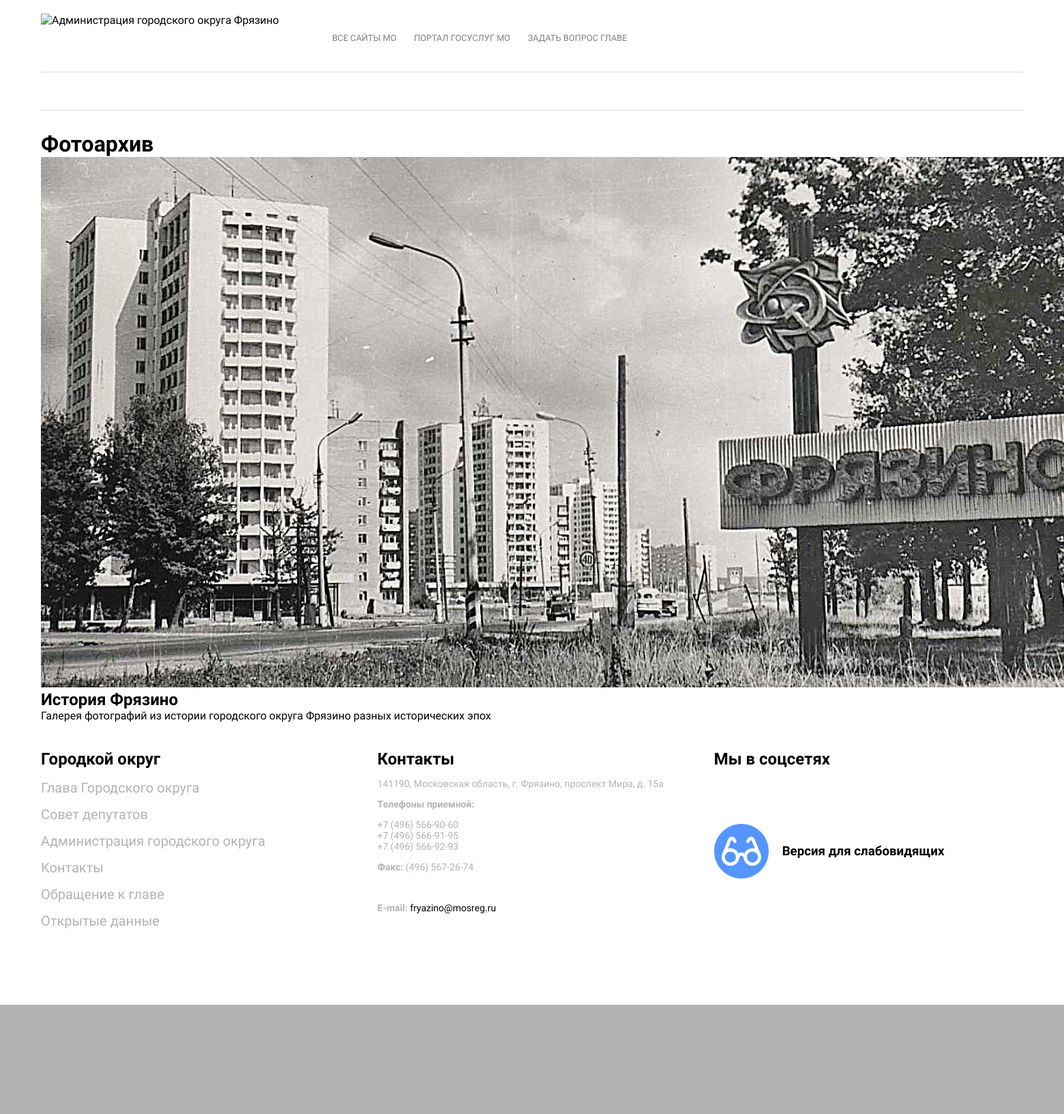
Page /galery/ on the committed database.
### photogalery/models.py (models this page shows, shortened)
class Galery(models.Model):
	title = models.CharField(max_length=50, verbose_name='Наименование галери')
	slug = models.SlugField(max_length=50, verbose_name='URL', unique=True)
	description = models.TextField(verbose_name='Описание галери')
	active = models.BooleanField(verbose_name='Актвиная галерея', default=True)
	created = models.DateTimeField(verbose_name='Дата создания', auto_now_add=True)
	modifed = models.DateTimeField(verbose_name='Дата изменения', auto_now=True)
	class Meta:
		verbose_name='Галерея'
		verbose_name_plural = 'Галереи'
		ordering = ['created',]
	def get_first_img(self):
		if self.active:
			images = Image.objects.filter(galery=self.pk)
			return images[0]

class Image(models.Model):
	title = models.CharField(verbose_name='Название изображения', max_length=50)
	image = models.ImageField(verbose_name='Изображение', upload_to='uploads/%Y/%m/%d/galery')
	galery = models.ForeignKey(Galery, on_delete=models.CASCADE, verbose_name='Галерея')
	class Meta:
		verbose_name='Изображение'
		verbose_name_plural = 'Изображения'
		ordering = ['id',]

### menu/models.py (models this page shows, shortened)
class footerMenu(models.Model):
	title = models.CharField(max_length=255, verbose_name='Пункт меню')
	weight = models.IntegerField(verbose_name='Вес ссылки', help_text='Вес определяет положение ссылки в выводе меню. Более легкие ссылки будут наверху')
	slug = models.CharField(max_length=255, verbose_name='URL', blank=True, null=True)
	active = models.BooleanField(verbose_name='Активная', default=True)
	parrent = models.ForeignKey(Menu, verbose_name='Ссылка на пункт главного меню', blank=True, null=True, on_delete=models.SET_NULL)
	class Meta:
		verbose_name='Пункт нижнего меню'
		verbose_name_plural = 'Нижнее меню'
	def get_url(self):
		if self.parrent:
			return self.parrent.get_url()
		elif self.slug:
			return self.slug
		else:
			return '#'

### simplepage/models.py (models this page shows, shortened)
class TextBlock(models.Model):
	title = models.CharField(max_length=50, verbose_name='Название')
	title_in_block = models.BooleanField(verbose_name='Отображать название блока', default=False)
	key = models.CharField(max_length=50, verbose_name='Ключ блока', unique=True, help_text='Ключ только на английском языке')
	blockclass = models.CharField(max_length=50, verbose_name='Класс div текстовго блока', blank=True, null=True)
	body = RichTextUploadingField(verbose_name='Текст блока')
	class Meta:
		verbose_name = 'Текстовый блок'
		verbose_name_plural = 'Тестовые блоки'

### photogalery/views.py (the view)
# urls.py: path('', views.GaleryListView.as_view(), name='galery-list'),
class GaleryListView(ListView):
	model = Galery
	def get(self, request):
		galeryList = get_list_or_404(Galery, active=True)
		title = 'Фотоархив'
		context = {
			'title':title,
			'galery_list':galeryList
		}
		return render(request, 'galeryList.html', context)

### menu/models.py (called while the page is built)
	def get_url(self):
		if hasattr(self, 'page'):
			return self.page.get_absolute_url()
		elif hasattr(self, 'category'):
			return self.category.get_absolute_url()
		elif hasattr(self, 'doccategory'):
			return self.doccategory.get_absolute_url()
		elif hasattr(self, 'documents'):
			return self.documents.get_absolute_url()
		elif hasattr(self, 'news'):
			return self.news.get_absolute_url()
		elif self.url:
			return self.url
		else:
			return '#'

### menu/templatetags/menu_mainMenu.py (called while the page is built)
@register.inclusion_tag('main-menu.html')
def main_menu():
	mMenu = Menu.objects.filter(active=True)
	return {'menu': mMenu}

@register.inclusion_tag('mobile-menu.html')
def mobile_menu():
	mMenu = Menu.objects.filter(active=True)
	return {'menu': mMenu}

@register.inclusion_tag('footer-menu.html')
def footer_menu():
	menu = footerMenu.objects.filter(active=True).order_by('weight')
	return {'menu': menu}

### simplepage/templatetags/text_block.py (called while the page is built)
@register.inclusion_tag('tags/text_block.html')
def textblock(key):
    textblock = TextBlock.objects.get(key=key)
    return {'textblock':textblock}

### photogalery/templates/galeryList.html (shortened to what this page needs)
{% extends 'base.html' %}
{% load static cropping banners %}
{% block addcss %}
<link rel="stylesheet" href="{% static "css/galeryList.css" %}">
{% endblock %}
{% block main-content %}
<div class="container">
	<div class="galery-list--header">
		<h1>{{ title }}</h1>
	</div>
	<div class="galery-list--main">
		<div class="galery-list--left">
			<div class="galery-list--list">
				{% for gal in galery_list %}
				<div class="galery-list--el">
					<a href="{{ gal.slug }}">
						<div class="galery-list--img">
							<img src="{{ gal.get_first_img.image.url }}" alt="{{ gal.title }}">
						</div>
						<div class="galery-list--info">
							<h2>{{ gal.title }}</h2>
							<div class="galery-list--desc">
								{{ gal.description }}
							</div>
						</div>
					</a>
				</div>
				{% endfor %}
			</div>
		</div>
	</div>
</div>
{% endblock %}

### menu/templates/footer-menu.html
<ul class="mini-menu">
    {% for el in menu %}
    <li class="mini-menu__el"><a href="{{ el.get_url }}">{{ el.title }}</a></li>
    {% endfor %}
</ul>

### simplepage/templates/tags/text_block.html
{% if textblock.title_in_block %}
    <h2>{{ textblock.title }}</h2>
{% endif %}
<div {% if textblock.blockclass %}class="{{ textblock.blockclass }}"{% endif %}>
    {{ textblock.body | safe }}
</div>

### documents/static/css/styles_widget_obrash_grajdan.css (style rules this page uses)
:root { --pos-banner-width: 100%; --pos-banner-height: 100%; --pos-banner-padding: 10px; --pos-banner-title-size: 24px; --pos-banner-title-align: center; --pos-banner-bg-size: 70%; --pos-banner-bg-pos-x: left; }

### documents/static/css/style.css (style rules this page uses)
:root { --primary: #0057c1; --second: #b3b3b3; }
html body { font-family: 'Cuprum'; margin: 0px; padding: 0px; }
h1, h2, h3, h4, h5, h6 { margin: 0; padding: 0; }
a { text-decoration: none; color: black; }
.container { position: relative; margin: 0 auto; max-width: 1600px; padding-left: 60px; padding-right: 60px; }
.footer .mini-menu { list-style: none; padding: 0px; }
.mini-menu__el { padding-bottom: 15px; font-size: 20px; color: var(--second); }
.mini-menu__el a { color: var(--second); }
.footer-contacts { font-size: 14px; color: var(--second); }
.footer-contacts ul { list-style: none; padding: 0px; }

### rows in the picture
Galery: get_first_img.image (picture), title "История Фрязино", description "Галерея фотографий из истории городского округа Фрязино разных исторических эпох"
footerMenu: title "Глава Городского округа"
footerMenu: title "Совет депутатов"
footerMenu: title "Администрация городского округа"
footerMenu: title "Контакты"
footerMenu: title "Обращение к главе"
footerMenu: title "Открытые данные"
TextBlock: title "Контакты", body "141190, Московская область, г. Фрязино, проспект Мира, д. 15а Телефоны приемной: +7 (496) 566-90-60 +7 (496) 566-91-95 +7 (496) 566-92-93 Факс: (496) 567-26-74 E-mail: fryazino@mosreg.ru"

### other values in the picture
{{ title }} "Фотоархив"
